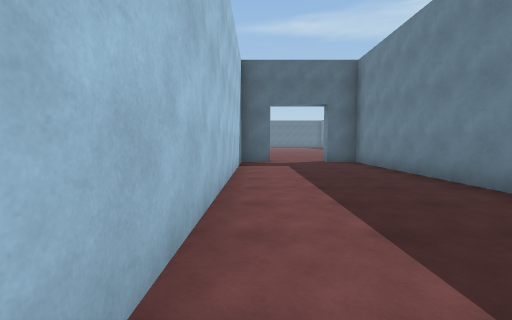
view 1 (above)

23 first-person views from a walk through a scene from a Unity 3-D project. The camera is 1.4 m above the floor, tilts 4° down and sees 90° across. The floor is counted in squares, 2 m on a side. Each view is taken from the middle of a square. On the plan, view 1 faces up. The plan holds only what a view shows up to about 9 squares ahead; the rest is blank. The place goes on beyond the plan. The player character is not drawn.

view 2
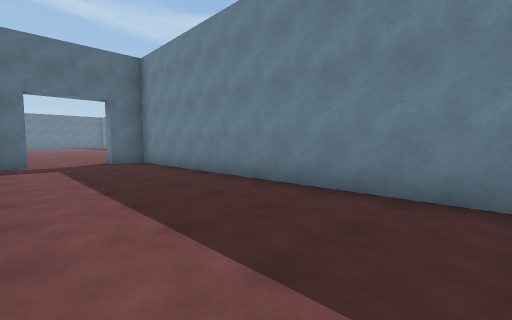

view 3
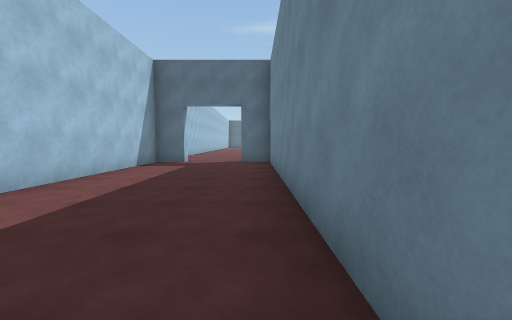

view 4
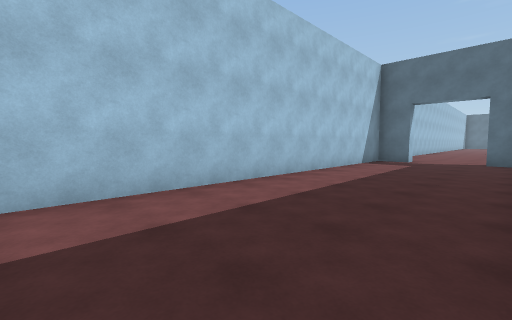

view 5
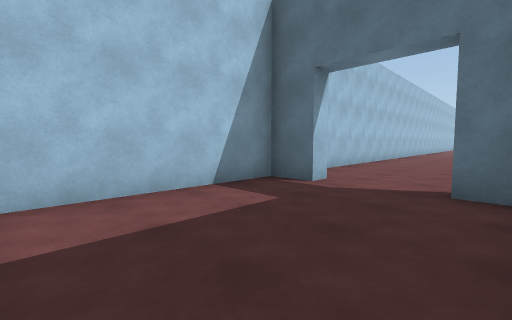

view 6
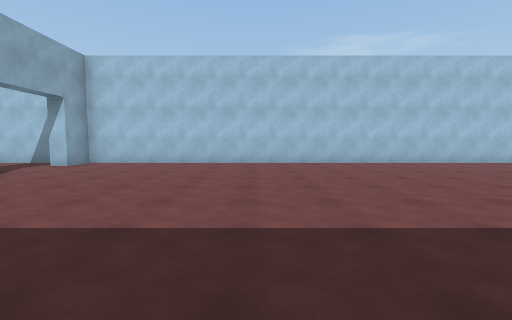

view 7
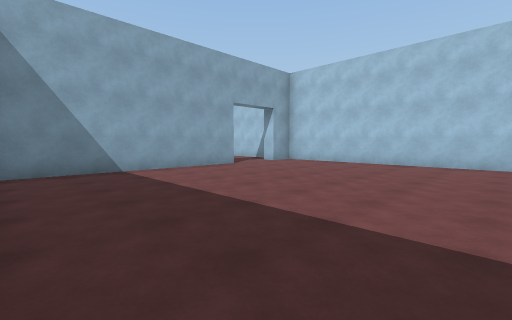

view 8
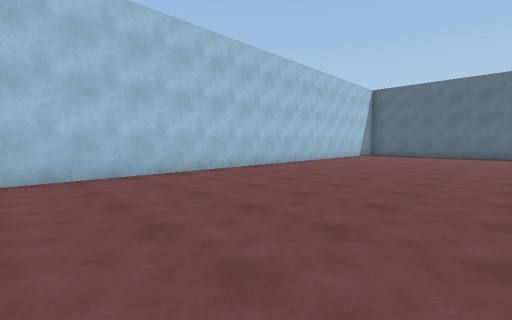

view 9
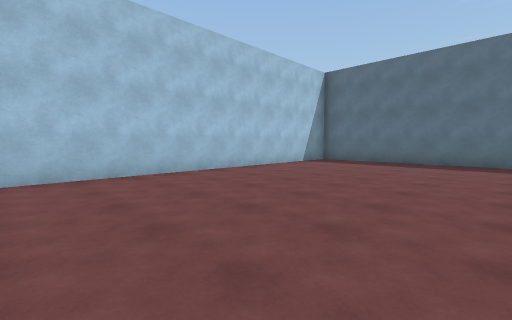

view 10
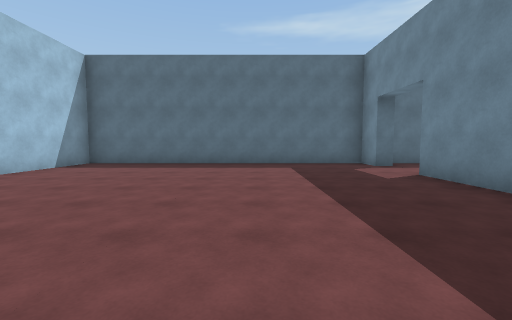

view 11
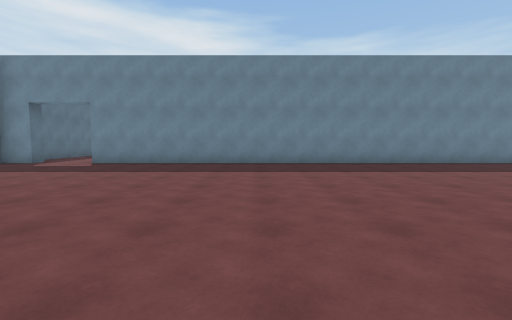

view 12
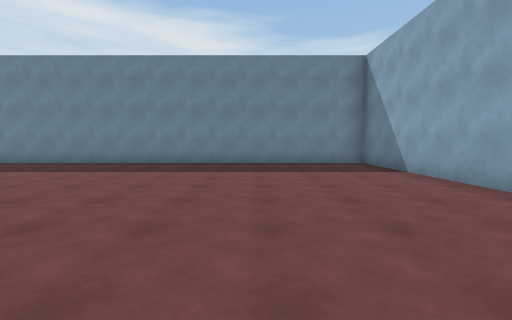

view 13
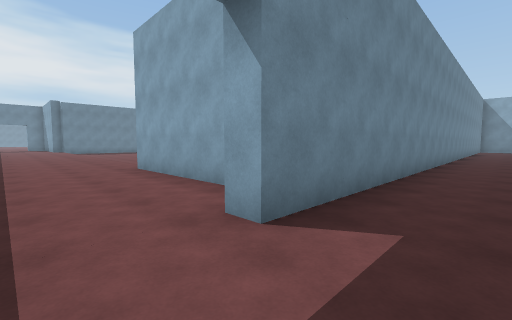

view 14
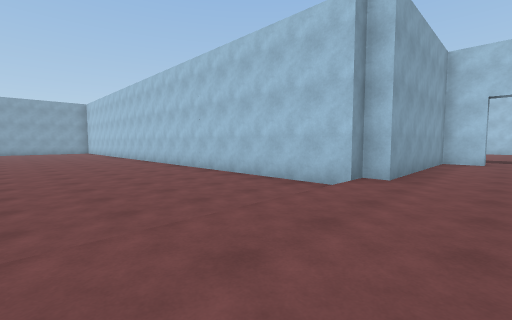

view 15
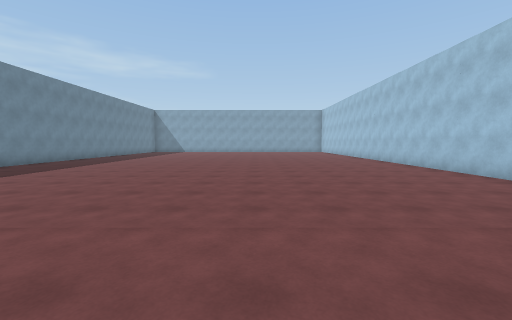

view 16
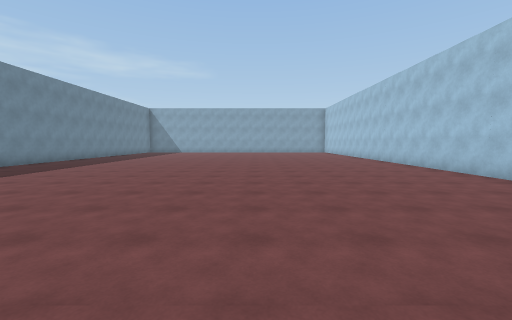

view 17
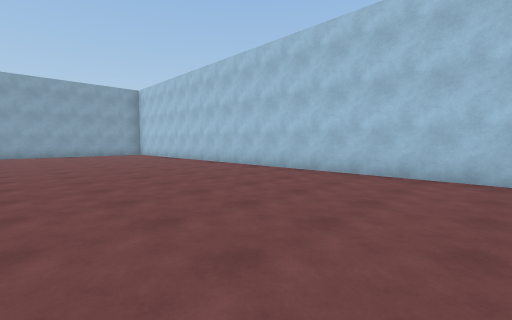

view 18
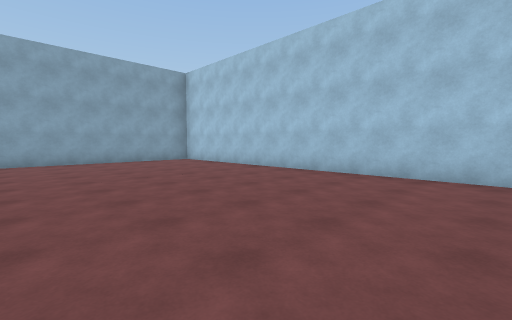

view 19
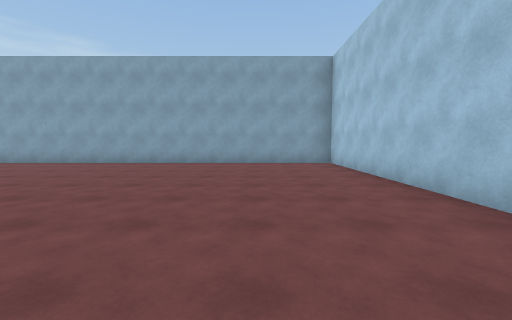

view 20
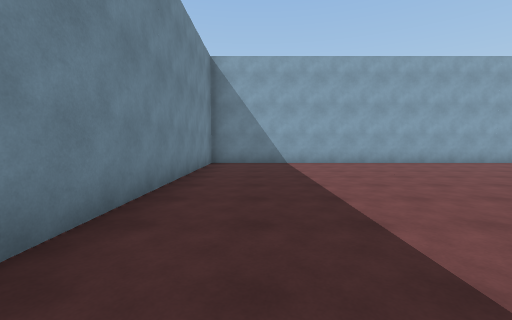

view 21
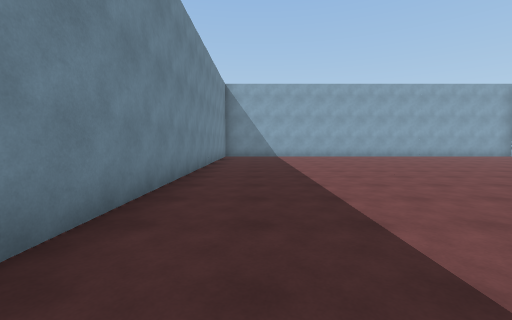

view 22
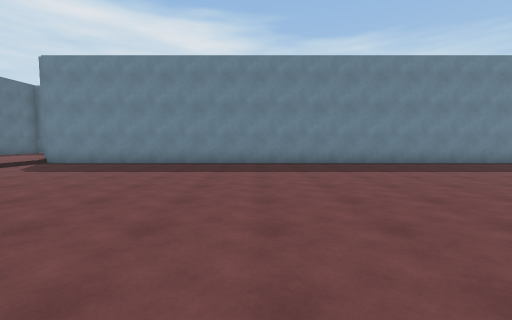

view 23
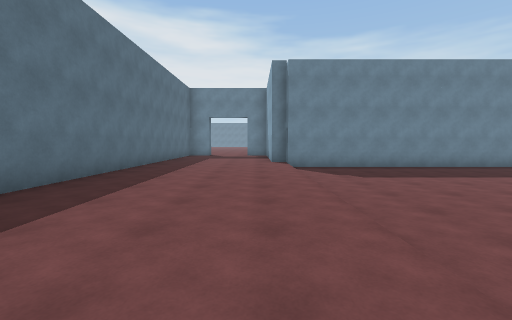

### Floor plan
Key: @ floor where view 1 was taken; # wall or solid block; . main floor; - floor 0.25 m lower than the main floor; / step, stairs or slope.
Columns run from 1 left of view 1 to 29 right of it. Each row starts with its distance up from view 1.
 34 ############             ######
 33 #.........#.            .......
 32 #....................  ........
 31 #..............................
 30 #.........#....................
 29 #.........######//////////////#
 28 #.........#    #--------------#
 27 #.........#    #--------------#
 26 #.........#    #--------------#
 25 #.........#    #--------------#
 24 #.........#    #--------------#
 23 #.........#    #--------------#
 22 #.........#    #--------------#
 21 #.........#    #--------------#
 20 #.........#    #------ -------#
 19 #.........#    #------  ------#
 18 #.........#    #------  ------#
 17 #.........#    #------ -------#
 16 #.........#    #--------------#
 15 #.........#    #--------------#
 14 #.........#    #--------------#
 13 #.........#    #--------------#
 12 #.........#    #--------------#
 11 #.........#    #--------------#
 10 #.........#    #--------------#
  9 ##..#######    ################
  8 #....#
  7 #....#
  6 #....#
  5 #....#
  4 #....#
  3 #....#
  2 #....#
  1 #....#
  0 #@...#
 -1 #....

Positions as (right, up) in squares from view 1, and headings:
1: (0, 0), facing up
2: (0, 0), facing up-right
3: (3, 0), facing up
4: (3, -1), facing up-left
5: (3, 5), facing up-left
6: (8, 15), facing left
7: (8, 16), facing down-left
8: (5, 19), facing up-left
9: (5, 24), facing up-left
10: (5, 25), facing up
11: (0, 25), facing right
12: (0, 13), facing right
13: (7, 32), facing down-right
14: (19, 31), facing down-left
15: (20, 31), facing down
16: (20, 30), facing down
17: (20, 24), facing down-left
18: (20, 19), facing down-left
19: (17, 18), facing down
20: (27, 18), facing down
21: (27, 22), facing down
22: (20, 22), facing right
23: (20, 30), facing right
